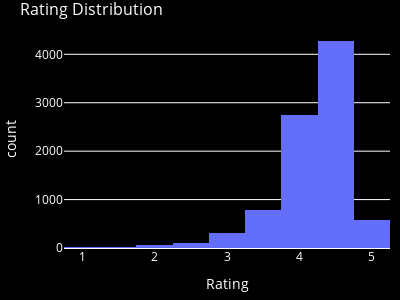

Notebook source saved alongside this figure:
### Code cell
#Figure 3
fig3=px.histogram(
    apps_df,
    x='Rating',
    nbins=20,    #nbins means what is total no of graph which i need
    title='Rating Distribution',
    color_discrete_sequence=['#636EFA'],  #{#636EFA} exploring more ways to code for color
    width=400,
    height=300,
)
fig3.update_layout(
    plot_bgcolor='black',
    paper_bgcolor='black',
    font=dict(color='white'),
    title_font={'size':16},
    
    margin=dict(l=10, r=10, t=30, b=10)
)
#fig3
save_plot_as_html(fig3,"Rating Graph 3.html","Ratings are skewed towards higher values, suggesting that most apps are rated favorably by users")
fig3.show()

### Figure 1 — Plotly figure (JSON) as saved in the notebook; plotly's stock layout.template omitted (floating-point values rounded to 4 significant figures; data arrays with more than 128 entries replaced by an {"elided": "..."} marker saying what was removed)
{"data": [{"alignmentgroup": "True", "bingroup": "x", "hovertemplate": "Rating=%{x}<br>count=%{y}<extra></extra>", "legendgroup": "", "marker": {"color": "#636EFA", "pattern": {"shape": ""}}, "name": "", "nbinsx": 20, "offsetgroup": "", "orientation": "v", "showlegend": false, "type": "histogram", "x": {"elided": "8892 float values"}, "xaxis": "x", "yaxis": "y"}], "layout": {"barmode": "relative", "font": {"color": "white"}, "height": 300, "legend": {"tracegroupgap": 0}, "margin": {"b": 10, "l": 10, "r": 10, "t": 30}, "paper_bgcolor": "black", "plot_bgcolor": "black", "title": {"font": {"size": 16}, "text": "Rating Distribution"}, "width": 400, "xaxis": {"anchor": "y", "domain": [0, 1], "title": {"text": "Rating"}}, "yaxis": {"anchor": "x", "domain": [0, 1], "title": {"text": "count"}}}}
